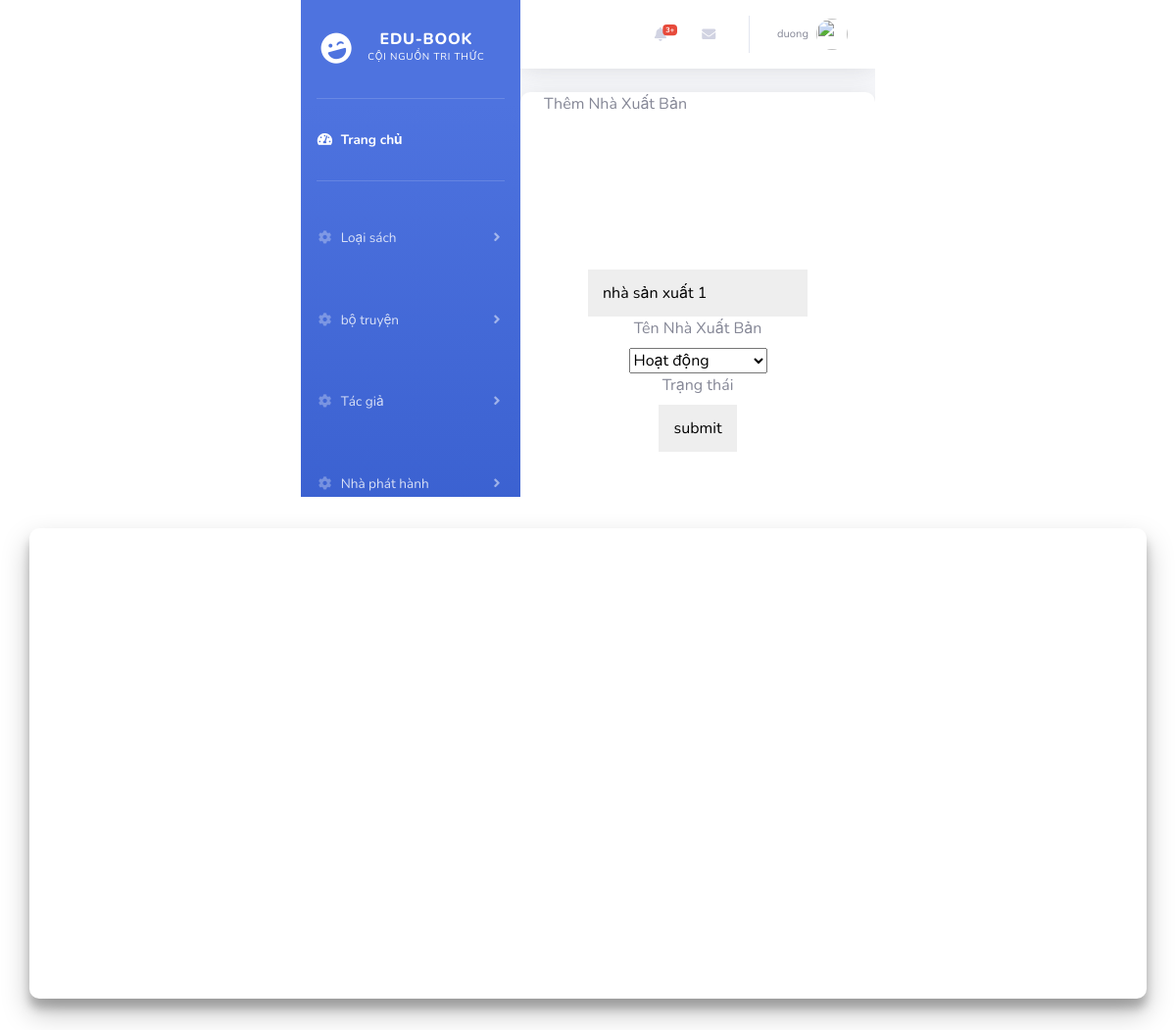
/index.php?controller=nhaXuatBan_fix&id=1 (signed in), run on an earlier commit of the app's database.
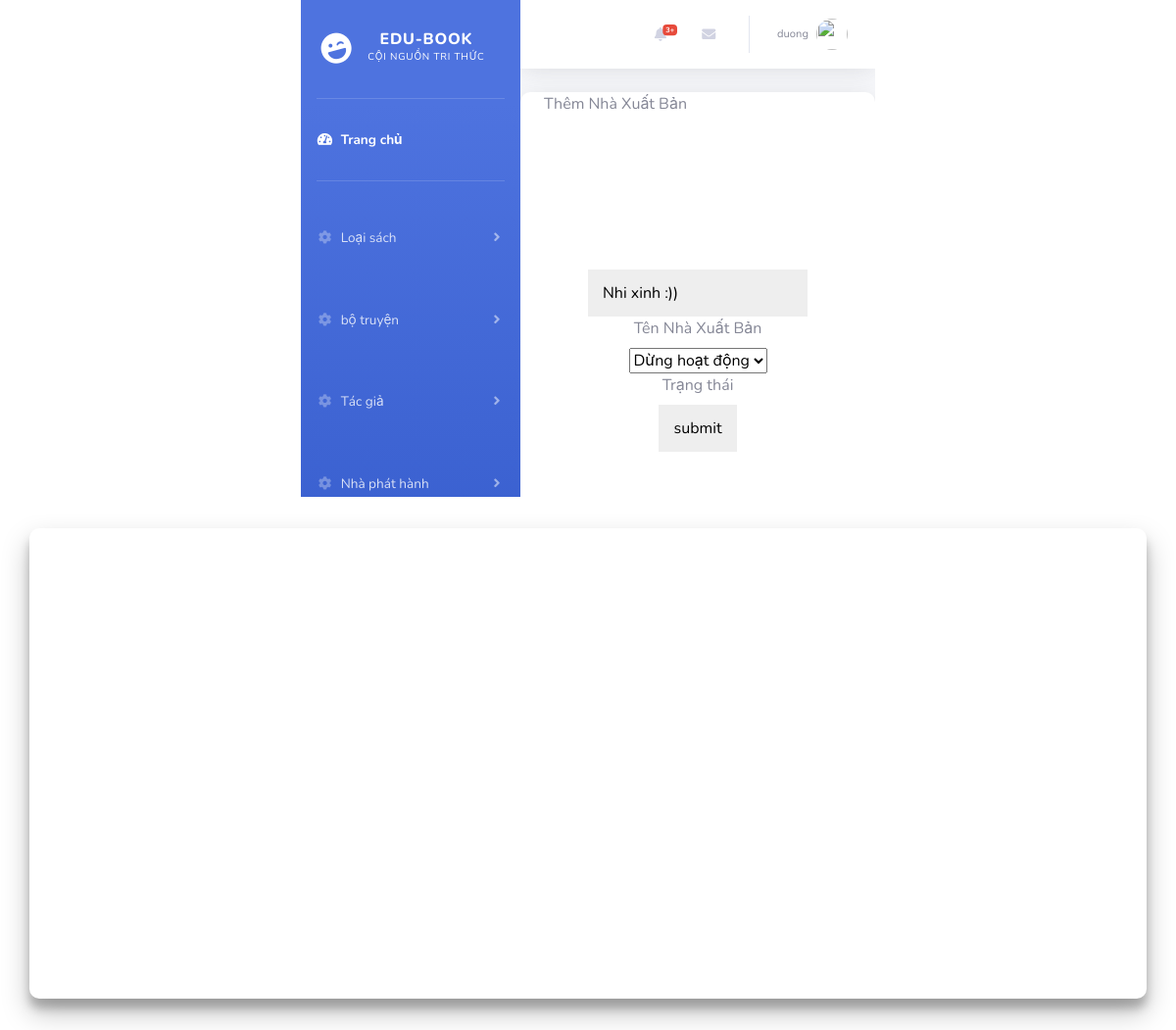
And on a later commit of the database.
### tables this page shows
CREATE TABLE `nha_san_xuat` (
  `id_nha_san_xuat` int(11) NOT NULL,
  `ten_nha_san_xuat` varchar(50) NOT NULL,
  `trang_thai` tinyint(1) NOT NULL DEFAULT 1
);

### DAO/ConnectDAO.php (called while the page is built, shortened)
<?php
class BaseDAO
{
    public function __construct()
    {
        require_once('config/PDO.php');
        $this->PDO = $pdo;
    }
}

### DAO/NhaXuatBanDAO.php (called while the page is built, shortened)
<?php
include_once 'models/NhaXuatBan.php';
include_once 'DAO/ConnectDAO.php';
class NhaSanXuatDAO extends BaseDAO
{
    public function showOne($id)
    {
        $sql = "SELECT * FROM `nha_san_xuat` WHERE id_nha_san_xuat =$id";
        $stmt = $this->PDO->prepare($sql);
        $stmt->execute();
        $lists = array();
        while ($row = $stmt->fetch(PDO::FETCH_ASSOC)) {
            $product = new NhaXuatBan($row['id_nha_san_xuat'], $row['ten_nha_san_xuat'], $row['trang_thai'], 0);
            $lists[] = $product;
        }
        return $lists;
    }
}

### models/NhaXuatBan.php (called while the page is built, shortened)
<?php
class NhaXuatBan
{
    public function __construct($id,$ten, $trang_thai,$soluong){
        $this->ten=$ten;
        $this->trang_thai=$trang_thai;
    }
}

### views/nhaXuatBan/admin/fix.php (the view, shortened to what this page needs)
<?php include "views/layout/admin/Header.php";
?>
<div class="container" >
    <div class=" text">
    Thêm Nhà Xuất Bản
</div>
<form action="index.php?controller=nhaXuatBan_fix" method="post" style="min-height: 500px;">
<?php foreach($list as $key => $vl) {?>
    <div class=" form-row">
        <div class="input-data">
            <input type="text" name="ten" value="<?php echo $vl->ten ?>" required>
            <label for="">Tên Nhà Xuất Bản</label>
        </div>
    </div>
    <div class=" form-row">
        <div class="input-data">
            <select name="trang_thai" id="">
            <?php if( $vl->trang_thai == 1)
            {
                ?>
                <option value="1">Hoạt động</option>
                <?php
            }else
            {
                ?>
                 <option value="0">Dừng hoạt động</option>
                <?php
            }?>
            </select>
            <label for="">Trạng thái</label>
        </div>
    </div>
    <?php }?>
    <div class="form-row">
        <div class="input-data textarea">
            <div class="form-row submit-btn">
                <div class="input-data">
                    <input type="submit" value="submit">
                </div>
            </div>
        </div>
</form>
</div>
<?php include "views/layout/admin/Footer.php"; ?>

What changed in the data, as far as the page shows it:
changed nha_san_xuat: ten "nhà sản xuất 1" → "Nhi xinh :))"; trang_thai "Hoạt động" → "Dừng hoạt động"
